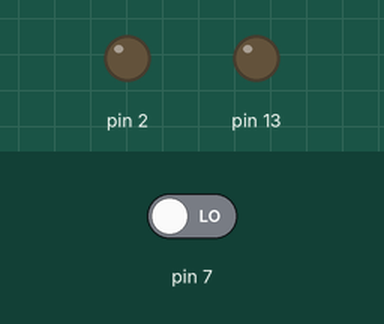
The sketch below on a simulated Arduino Uno, built with avr-gcc and run on an emulated ATmega328P. Shown: output pins drawn as LEDs (lit = HIGH). The test bench sets the inputs (shaded band); at power-on: pin 7 LOW. What the sketch prints to the serial monitor is not drawn.

Above: at 1.2 s.
1.3 s: pin 7 driven HIGH
At 1.8 s:
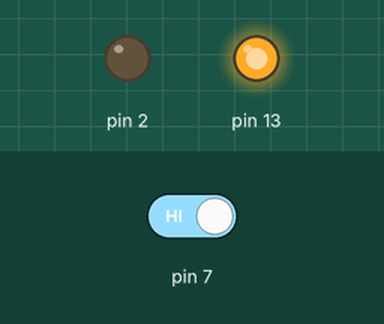
2.8 s: pin 7 driven LOW
At 4.2 s:
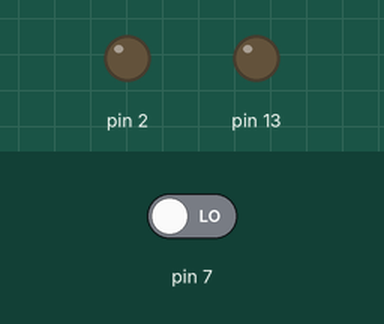
Timing chart, 0 to 5.8 s (numbered marks = the images above; inputs shaded):
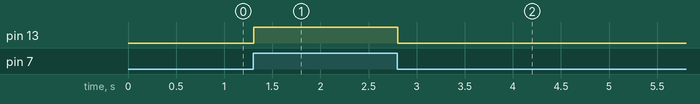

Measured:
- after the input at 1.3 s, pin 13: LOW → HIGH at once
- after the input at 2.8 s, pin 13: HIGH → LOW at once

The sketch:

Receiver.ino
```cpp
void setup() {
 pinMode(2,OUTPUT);
 pinMode(13,OUTPUT);
 pinMode(7,INPUT);
 pinMode(13,OUTPUT);
Serial.begin(9600);
//delay(5000);
}
void loop()
{
if(digitalRead(7)==HIGH)
{
  Serial.println('F');
  digitalWrite(13,HIGH);
}
if(digitalRead(7)==LOW)
{
  Serial.println('S');
  digitalWrite(13,LOW);
}
}
```
